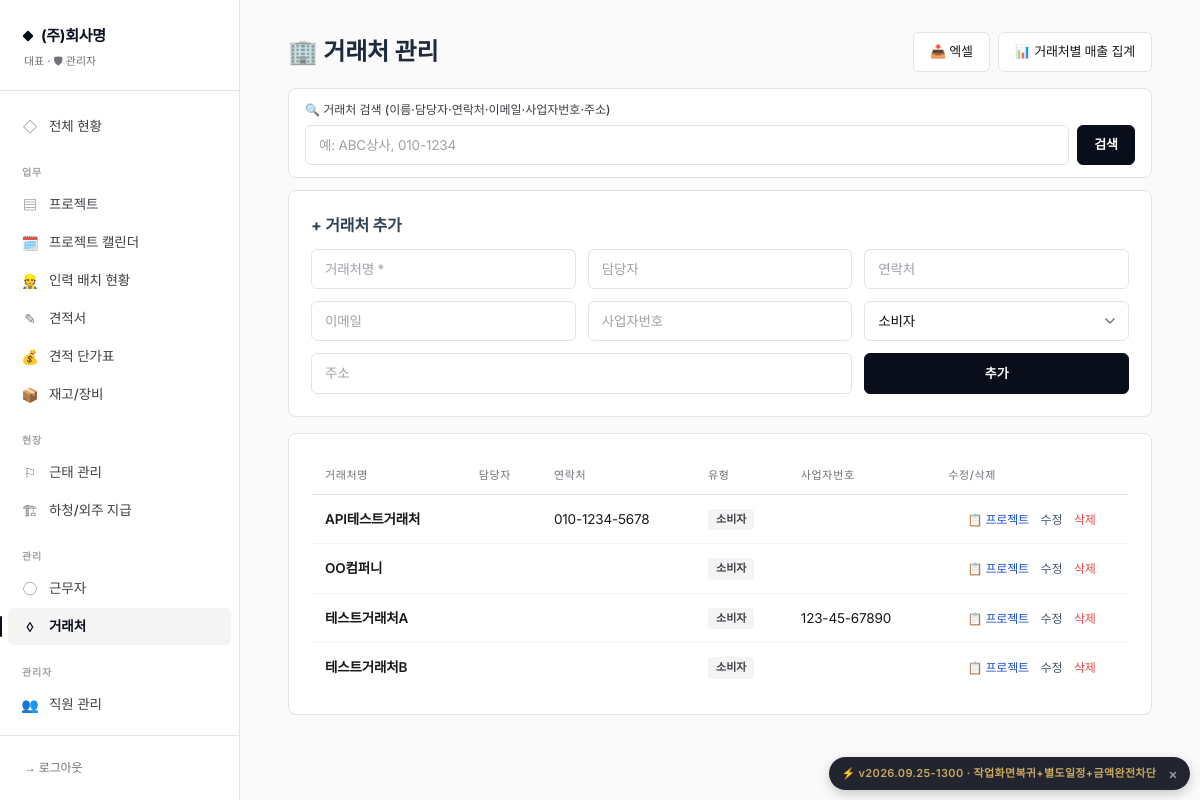
Page /vendors (signed in) on the committed database.
### database.py (models this page shows)
class CompanySettings(SQLModel, table=True):
    id: Optional[int] = Field(default=1, primary_key=True)
    company_name: str = ""           # 상호
    representative: str = ""          # 대표자명
    biz_number: str = ""              # 사업자등록번호
    biz_type: str = ""                # 업태
    biz_item: str = ""                # 종목
    phone: str = ""                   # 대표 전화
    fax: str = ""                     # 팩스
    email: str = ""                   # 이메일
    address: str = ""                 # 주소
    bank_account: str = ""            # 입금 계좌 (은행 + 계좌번호)
    logo_image: str = ""              # 로고 파일명
    stamp_image: str = ""             # 도장 파일명
    default_payment_terms: str = "세금계산서 발행 후 30일 이내 입금"
    default_delivery_terms: str = "발주일로부터 협의 후 결정"
    default_valid_days: int = 30      # 견적서 유효기간(일)
    quote_footer_notes: str = ""      # 견적서 하단 특기사항 기본값
    quote_theme: str = "classic"      # classic / charcoal / mustard
    quote_color_primary: str = ""     # 직접 지정 색상 (비우면 테마 기본값)
    quote_color_accent: str = ""
    quote_title_normal: str = "견  적  서"        # 납품용 견적서 제목
    quote_title_rental: str = "렌 탈 견 적 서"     # 렌탈용 견적서 제목
    quote_greeting: str = "아래와 같이 견적합니다."  # 인사문구
    quote_footer_message: str = ""                 # 견적서 하단 메시지 (감사문구 등)
    show_spec: bool = True            # 규격 컬럼
    show_unit: bool = True            # 단위 컬럼
    show_memo: bool = False           # 비고 컬럼
    show_bank_in_quote: bool = True   # 입금계좌 표시
    show_stamp_in_sign: bool = True   # 하단 서명란 도장
    show_logo: bool = True            # 로고 표시
    quote_font_scale: int = 100       # 100 = 기본, 110 = 1.1배 등
    quote_layout_json: str = ""
    equipment_prefixes_json: str = ""
    expense_migrated_subcontract: bool = True   # 신규 설치는 정리 대상 없음 → True

class User(SQLModel, table=True):
    id: Optional[int] = Field(default=None, primary_key=True)
    username: str = Field(unique=True, index=True)
    password_hash: str
    name: str
    role: str = "staff"  # admin / staff
    phone: str = ""
    is_active: bool = True
    permissions_json: str = "{}"
    employee_type: str = "정직원"  # 정직원 / 알바생 / 관리자 (정직원만 출퇴근 버튼 사용)
    worker_id: Optional[int] = Field(default=None, foreign_key="worker.id", index=True)
    created_at: datetime = Field(default_factory=datetime.utcnow)

class Vendor(SQLModel, table=True):
    id: Optional[int] = Field(default=None, primary_key=True)
    name: str = Field(index=True)
    contact_person: str = ""
    phone: str = ""
    email: str = ""
    address: str = ""
    vendor_type: str = "consumer"  # consumer(소비자) / dealer(대리점)
    biz_number: str = ""  # 사업자번호
    memo: str = ""
    created_at: datetime = Field(default_factory=datetime.utcnow)

### routes_vendor.py (the view)
@router.get("/vendors", response_class=HTMLResponse)
def vendor_list(request: Request, q: str = ""):
    user = _user(request)
    search_q = (q or "").strip().lower()
    with Session(engine, expire_on_commit=False) as s:
        vendors = s.exec(select(Vendor).order_by(Vendor.name)).all()
        if search_q:
            vendors = [v for v in vendors if any(search_q in (str(x) or "").lower() for x in [
                v.name, v.contact_person, v.phone, v.email, v.biz_number, v.address, v.memo,
            ])]
        rows = [{
            "id": v.id, "name": v.name, "contact_person": v.contact_person,
            "phone": v.phone, "email": v.email, "vendor_type": v.vendor_type,
            "biz_number": v.biz_number, "address": v.address, "memo": v.memo,
        } for v in vendors]
    return templates.TemplateResponse(request, "vendors.html", {
        "user": user, "vendors": rows, "search_q": search_q,
    })

### templates/vendors.html (shortened to what this page needs)
{% extends "base.html" %}
{% block content %}
<div class="flex items-center justify-between mb-4 flex-wrap gap-3">
  <h1 class="text-2xl font-bold text-slate-800">🏢 거래처 관리</h1>
  <div style="display:flex; gap:8px; flex-wrap:wrap;">
    <a href="/export/vendors" class="btn-secondary" title="엑셀로 내보내기">📥 엑셀</a>
    <a href="/projects/by-vendor" class="btn-secondary">📊 거래처별 매출 집계</a>
  </div>
</div>
<div class="card mb-3" style="padding: 12px 16px;">
  <form method="get" style="display:flex; gap:8px; align-items:end;">
    <div style="flex:1;">
      <label class="label">🔍 거래처 검색 (이름·담당자·연락처·이메일·사업자번호·주소)</label>
      <input name="q" class="input" value="{{ search_q or '' }}" placeholder="예: ABC상사, 010-1234" autocomplete="off">
    </div>
    <button class="btn-primary" type="submit">검색</button>
  </form>
</div>
<div class="card mb-4">
  <h2 class="font-bold text-slate-700 mb-3">+ 거래처 추가</h2>
  <form method="post" action="/vendors/new" class="grid md:grid-cols-3 gap-3">
    <input name="name" class="input" placeholder="거래처명 *" required>
    <input name="contact_person" class="input" placeholder="담당자">
    <input name="phone" class="input" placeholder="연락처">
    <input name="email" class="input" placeholder="이메일">
    <input name="biz_number" class="input" placeholder="사업자번호">
    <select name="vendor_type" class="input">
      <option value="consumer">소비자</option>
    </select>
    <input name="address" class="input md:col-span-2" placeholder="주소">
    <button class="btn-primary">추가</button>
  </form>
</div>
<div class="card overflow-x-auto">
  <table class="dt">
    <thead><tr><th>거래처명</th><th>담당자</th><th>연락처</th><th>유형</th><th>사업자번호</th><th class="text-center">수정/삭제</th></tr></thead>
    <tbody>
      {% for v in vendors %}
      <tr>
        <td class="font-semibold">{{ v.name }}</td>
        <td class="text-xs">{{ v.contact_person }}</td>
        <td class="text-xs">{{ v.phone }}</td>
        <td><span class="badge {% if v.vendor_type == 'dealer' %}badge-blue{% else %}badge-gray{% endif %}">{{ '대리점' if v.vendor_type == 'dealer' else '소비자' }}</span></td>
        <td class="text-xs">{{ v.biz_number }}</td>
        <td class="text-center whitespace-nowrap">
          <a href="/projects/by-vendor/{{ v.id }}" class="text-xs mr-2" style="color: var(--link);">📋 프로젝트</a>
          <a href="/vendors/{{ v.id }}/edit" class="text-slate-600 text-xs hover:text-slate-900 mr-2">수정</a>
          <form method="post" action="/vendors/{{ v.id }}/delete" class="inline" onsubmit="return confirm('삭제하시겠습니까?')">
            <button class="text-red-500 text-xs">삭제</button>
          </form>
        </td>
      </tr>
      {% endfor %}
    </tbody>
  </table>
</div>
{% endblock %}

### templates/base.html (shortened to what this page needs)
{% set _asset_ver = 'v2026.09.25-1300' %}
<!doctype html>
<html lang="ko">
<head>
<link href="https://cdn.jsdelivr.net/gh/orioncactus/pretendard@v1.3.9/dist/web/static/pretendard.min.css" rel="stylesheet">
<script src="https://cdn.tailwindcss.com"></script>
</head>
<body class="min-h-screen">
{% if request.state.user %}
{% set path = request.url.path %}
<aside class="hidden md:flex md:flex-col fixed inset-y-0 left-0 w-60 sidebar">
  <div class="brand">
    <div class="brand-mark">{{ request.state.company.company_name if request.state.company and request.state.company.company_name else 'Settlement' }}</div>
    <div class="brand-sub">{{ request.state.user.name }} · {% if request.state.is_admin %}🛡 관리자{% else %}👤 직원{% endif %}</div>
  </div>
  {% set perms = request.state.perms or {} %}
  {% set is_admin = request.state.is_admin %}
  <nav class="flex-1 py-4 overflow-y-auto">
    <a href="/" class="nav-link {% if path == '/' %}active{% endif %}"><span class="icon">◇</span>전체 현황</a>
    <div class="nav-section">업무</div>
    {% if is_admin or perms.get('projects') %}
    <a href="/projects" class="nav-link {% if path.startswith('/project') and not path.startswith('/project-calendar') %}active{% endif %}"><span class="icon">▤</span>프로젝트</a>
    <a href="/project-calendar" class="nav-link {% if path.startswith('/project-calendar') %}active{% endif %}"><span class="icon">🗓️</span>프로젝트 캘린더</a>
    <a href="/staffing" class="nav-link {% if path.startswith('/staffing') %}active{% endif %}"><span class="icon">👷</span>인력 배치 현황</a>
    {% endif %}
    {% if is_admin or perms.get('quotes') %}
    <a href="/quotes" class="nav-link {% if path.startswith('/quote') %}active{% endif %}"><span class="icon">✎</span>견적서</a>
    {% endif %}
    {% if is_admin or perms.get('products') %}
    <a href="/products" class="nav-link {% if path.startswith('/product') or path.startswith('/item') %}active{% endif %}"><span class="icon">💰</span>견적 단가표</a>
    <a href="/inventory" class="nav-link {% if path.startswith('/inventory') or path.startswith('/equipment') %}active{% endif %}"><span class="icon">📦</span>재고/장비</a>
    {% endif %}
    <div class="nav-section">현장</div>
    {% if is_admin or perms.get('attendance') %}
    <a href="/attendance" class="nav-link {% if path.startswith('/attendance') %}active{% endif %}"><span class="icon">⚐</span>근태 관리</a>
    {% endif %}
    {% if is_admin or perms.get('expenses') %}
    <a href="/expenses" class="nav-link {% if path.startswith('/expense') %}active{% endif %}"><span class="icon">🏗</span>하청/외주 지급</a>
    {% endif %}
    {% if is_admin or perms.get('workers') or perms.get('vendors') %}
    <div class="nav-section">관리</div>
    {% if is_admin or perms.get('workers') %}
    <a href="/workers" class="nav-link {% if path.startswith('/worker') %}active{% endif %}"><span class="icon">◯</span>근무자</a>
    {% endif %}
    {% if is_admin or perms.get('vendors') %}
    <a href="/vendors" class="nav-link {% if path.startswith('/vendor') %}active{% endif %}"><span class="icon">◊</span>거래처</a>
    {% endif %}
    {% endif %}
    {% if is_admin %}
    <div class="nav-section">관리자</div>
    <a href="/employees" class="nav-link {% if path.startswith('/employee') %}active{% endif %}"><span class="icon">👥</span>직원 관리</a>
    <a href="/settings" class="nav-link {% if path.startswith('/settings') %}active{% endif %}"><span class="icon">⚙</span>회사 설정</a>
    {% endif %}
  </nav>
  <div class="px-3 py-4 border-t" style="border-color: var(--line);">
    <a href="/logout" class="block px-3 py-2 text-xs font-medium" style="color: var(--ink-4);">→ 로그아웃</a>
  </div>
</aside>
<main class="md:ml-60 px-5 md:px-12 py-8 pb-24 md:pb-12 max-w-[1400px]">
  {% block content %}{% endblock %}
</main>
{% else %}
<main>{% block content_nologin %}{% endblock %}</main>
{% endif %}
{% set _current_version = 'v2026.09.25-1300' %}
<div id="deploy-version-badge" title="배포 버전 — 클릭하면 이 버전 안내를 다시 표시하지 않습니다"
     data-version="{{ _current_version }}"
     style="display:none; position:fixed; right:10px; bottom:10px; z-index:9990;
            background:rgba(10,14,26,0.9); color:#C9A961;
            padding:6px 12px; border-radius:999px;
            font-size:11px; font-weight:600; letter-spacing:0.03em;
            font-family:'Inter', monospace; cursor:pointer;
            box-shadow:0 4px 12px rgba(0,0,0,0.2);
            display:flex; align-items:center; gap:8px;">
  <span>⚡ {{ _current_version }} · 작업화면복귀+별도일정+금액완전차단</span>
  <span style="font-size:14px; color:#999; padding-left:4px;">×</span>
</div>
</body>
</html>

### rows in the picture
CompanySettings: state.company "(주)회사명"
User: state.user.name "대표"
Vendor: name "API테스트거래처", phone "010-1234-5678", vendor_type "소비자"
Vendor: name "OO컴퍼니", vendor_type "소비자"
Vendor: name "테스트거래처A", vendor_type "소비자", biz_number "123-45-67890"
Vendor: name "테스트거래처B", vendor_type "소비자"

### other values in the picture
{{ _current_version }} "v2026.09.25-1300"
